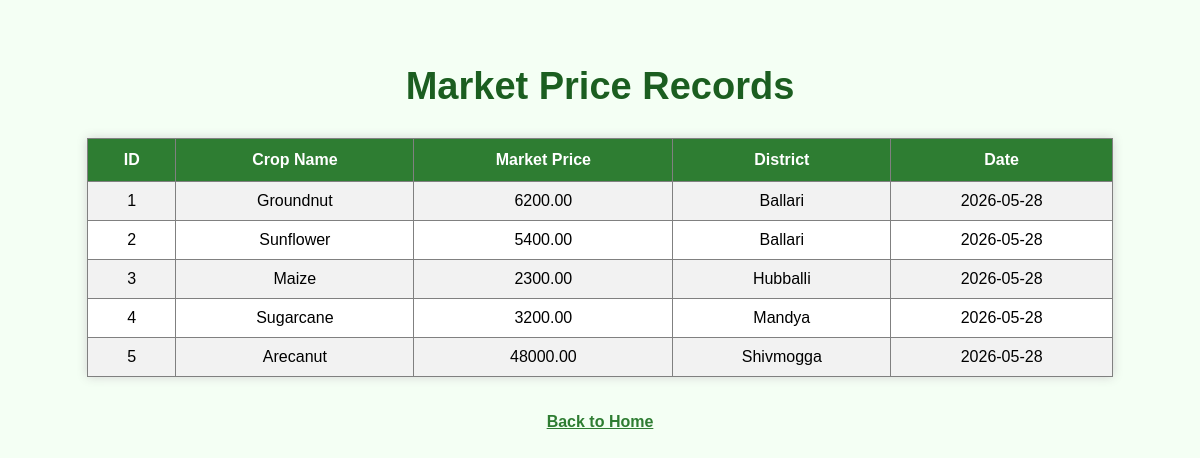
/view_market_prices.php, run on the app's committed database.
### tables this page shows
CREATE TABLE `market_prices` (
  `price_id` int(11) NOT NULL,
  `crop_name` varchar(100) DEFAULT NULL,
  `market_price` decimal(10,2) DEFAULT NULL,
  `district` varchar(100) DEFAULT NULL,
  `price_date` date DEFAULT NULL
);

### view_market_prices.php (the view, shortened to what this page needs)
<?php
include 'db.php';
$sql = "SELECT * FROM market_prices";
$result = mysqli_query($conn, $sql);
?>
<!DOCTYPE html>
<html>
<head>
    <link rel="stylesheet" href="style.css">
</head>
<body>
<div class="container">
    <h1>Market Price Records</h1>
    <table border="1" cellpadding="10" cellspacing="0" align="center">
        <tr>
            <th>ID</th>
            <th>Crop Name</th>
            <th>Market Price</th>
            <th>District</th>
            <th>Date</th>
        </tr>
        <?php
        while($row = mysqli_fetch_assoc($result)) {
        ?>
        <tr>
            <td><?php echo $row['price_id']; ?></td>
            <td><?php echo $row['crop_name']; ?></td>
            <td><?php echo $row['market_price']; ?></td>
            <td><?php echo $row['district']; ?></td>
            <td><?php echo $row['price_date']; ?></td>
        </tr>
        <?php
        }
        ?>
    </table>
    <br><br>
    <a href="index.php">Back to Home</a>
</div>
</body>
</html>

### style.css (style rules this page uses)
body { margin: 0; padding: 0; padding-bottom: 70px; font-family: Arial, sans-serif; background: #f4fff4; }
.container { width: 90%; margin: auto; text-align: center; padding-top: 40px; }
h1 { color: #1b5e20; margin-bottom: 30px; font-size: 38px; }
table { width: 95%; margin: auto; border-collapse: collapse; background: white; box-shadow: 0px 0px 10px lightgray; }
table th { background: #2e7d32; color: white; padding: 12px; }
table td { padding: 10px; }
table tr:nth-child(even) { background: #f2f2f2; }
a { color: #2e7d32; font-weight: bold; }

### data on the page
market_prices: price_id "1", crop_name "Groundnut", market_price "6200.00", district "Ballari", price_date "2026-05-28"
market_prices: price_id "2", crop_name "Sunflower", market_price "5400.00", district "Ballari", price_date "2026-05-28"
market_prices: price_id "3", crop_name "Maize", market_price "2300.00", district "Hubballi", price_date "2026-05-28"
market_prices: price_id "4", crop_name "Sugarcane", market_price "3200.00", district "Mandya", price_date "2026-05-28"
market_prices: price_id "5", crop_name "Arecanut", market_price "48000.00", district "Shivmogga", price_date "2026-05-28"
